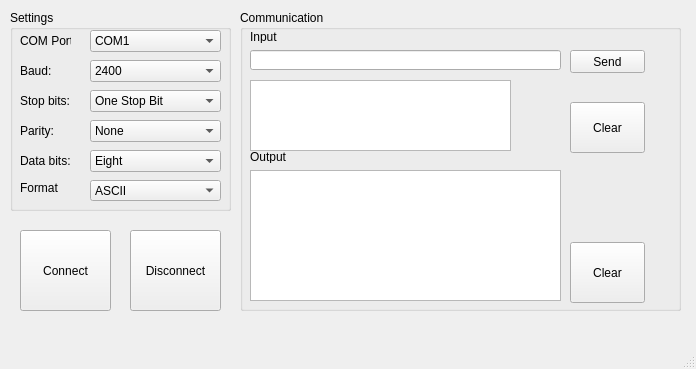
<?xml version="1.0" encoding="UTF-8"?>
<ui version="4.0">
 <class>MainWindow</class>
 <widget class="QMainWindow" name="MainWindow">
  <property name="geometry">
   <rect>
    <x>0</x>
    <y>0</y>
    <width>696</width>
    <height>369</height>
   </rect>
  </property>
  <property name="windowTitle">
   <string>MainWindow</string>
  </property>
  <widget class="QWidget" name="centralwidget">
   <widget class="QGroupBox" name="groupBox">
    <property name="geometry">
     <rect>
      <x>10</x>
      <y>10</y>
      <width>221</width>
      <height>201</height>
     </rect>
    </property>
    <property name="title">
     <string>Settings</string>
    </property>
    <widget class="QLabel" name="label">
     <property name="geometry">
      <rect>
       <x>10</x>
       <y>20</y>
       <width>51</width>
       <height>21</height>
      </rect>
     </property>
     <property name="text">
      <string>COM Port:</string>
     </property>
    </widget>
    <widget class="QComboBox" name="portname">
     <property name="geometry">
      <rect>
       <x>80</x>
       <y>20</y>
       <width>131</width>
       <height>22</height>
      </rect>
     </property>
     <item>
      <property name="text">
       <string>COM1</string>
      </property>
     </item>
    </widget>
    <widget class="QLabel" name="label_2">
     <property name="geometry">
      <rect>
       <x>10</x>
       <y>50</y>
       <width>51</width>
       <height>21</height>
      </rect>
     </property>
     <property name="text">
      <string>Baud:</string>
     </property>
    </widget>
    <widget class="QComboBox" name="baudrate">
     <property name="geometry">
      <rect>
       <x>80</x>
       <y>50</y>
       <width>131</width>
       <height>22</height>
      </rect>
     </property>
     <item>
      <property name="text">
       <string>2400</string>
      </property>
     </item>
     <item>
      <property name="text">
       <string>4800</string>
      </property>
     </item>
     <item>
      <property name="text">
       <string>9600</string>
      </property>
     </item>
     <item>
      <property name="text">
       <string>19200</string>
      </property>
     </item>
     <item>
      <property name="text">
       <string>38400</string>
      </property>
     </item>
    </widget>
    <widget class="QLabel" name="label_3">
     <property name="geometry">
      <rect>
       <x>10</x>
       <y>80</y>
       <width>51</width>
       <height>21</height>
      </rect>
     </property>
     <property name="text">
      <string>Stop bits:</string>
     </property>
    </widget>
    <widget class="QComboBox" name="stopbits">
     <property name="geometry">
      <rect>
       <x>80</x>
       <y>80</y>
       <width>131</width>
       <height>22</height>
      </rect>
     </property>
     <item>
      <property name="text">
       <string>One Stop Bit</string>
      </property>
     </item>
    </widget>
    <widget class="QLabel" name="label_4">
     <property name="geometry">
      <rect>
       <x>10</x>
       <y>110</y>
       <width>51</width>
       <height>21</height>
      </rect>
     </property>
     <property name="text">
      <string>Parity:</string>
     </property>
    </widget>
    <widget class="QComboBox" name="parity">
     <property name="geometry">
      <rect>
       <x>80</x>
       <y>110</y>
       <width>131</width>
       <height>22</height>
      </rect>
     </property>
     <item>
      <property name="text">
       <string>None</string>
      </property>
     </item>
    </widget>
    <widget class="QLabel" name="label_9">
     <property name="geometry">
      <rect>
       <x>10</x>
       <y>140</y>
       <width>51</width>
       <height>21</height>
      </rect>
     </property>
     <property name="text">
      <string>Data bits:</string>
     </property>
    </widget>
    <widget class="QComboBox" name="databits">
     <property name="geometry">
      <rect>
       <x>80</x>
       <y>140</y>
       <width>131</width>
       <height>22</height>
      </rect>
     </property>
     <item>
      <property name="text">
       <string>Eight</string>
      </property>
     </item>
    </widget>
    <widget class="QComboBox" name="comboBox_format">
     <property name="geometry">
      <rect>
       <x>80</x>
       <y>170</y>
       <width>131</width>
       <height>21</height>
      </rect>
     </property>
     <item>
      <property name="text">
       <string>ASCII</string>
      </property>
     </item>
     <item>
      <property name="text">
       <string>BIN</string>
      </property>
     </item>
     <item>
      <property name="text">
       <string>HEX</string>
      </property>
     </item>
    </widget>
    <widget class="QLabel" name="label_7">
     <property name="geometry">
      <rect>
       <x>10</x>
       <y>170</y>
       <width>58</width>
       <height>16</height>
      </rect>
     </property>
     <property name="text">
      <string>Format</string>
     </property>
    </widget>
   </widget>
   <widget class="QPushButton" name="pushButton_connect">
    <property name="geometry">
     <rect>
      <x>20</x>
      <y>230</y>
      <width>91</width>
      <height>81</height>
     </rect>
    </property>
    <property name="text">
     <string>Connect</string>
    </property>
   </widget>
   <widget class="QPushButton" name="pushButton_disconnect">
    <property name="geometry">
     <rect>
      <x>130</x>
      <y>230</y>
      <width>91</width>
      <height>81</height>
     </rect>
    </property>
    <property name="minimumSize">
     <size>
      <width>91</width>
      <height>0</height>
     </size>
    </property>
    <property name="text">
     <string>Disconnect</string>
    </property>
   </widget>
   <widget class="QGroupBox" name="groupBox_3">
    <property name="geometry">
     <rect>
      <x>240</x>
      <y>10</y>
      <width>441</width>
      <height>301</height>
     </rect>
    </property>
    <property name="title">
     <string>Communication</string>
    </property>
    <widget class="QLineEdit" name="lineEdit_input">
     <property name="geometry">
      <rect>
       <x>10</x>
       <y>40</y>
       <width>311</width>
       <height>20</height>
      </rect>
     </property>
    </widget>
    <widget class="QPushButton" name="send">
     <property name="geometry">
      <rect>
       <x>330</x>
       <y>40</y>
       <width>75</width>
       <height>23</height>
      </rect>
     </property>
     <property name="text">
      <string>Send</string>
     </property>
    </widget>
    <widget class="QTextEdit" name="textEdit_output">
     <property name="geometry">
      <rect>
       <x>10</x>
       <y>160</y>
       <width>311</width>
       <height>131</height>
      </rect>
     </property>
    </widget>
    <widget class="QLabel" name="label_5">
     <property name="geometry">
      <rect>
       <x>10</x>
       <y>20</y>
       <width>47</width>
       <height>13</height>
      </rect>
     </property>
     <property name="text">
      <string>Input</string>
     </property>
    </widget>
    <widget class="QLabel" name="label_6">
     <property name="geometry">
      <rect>
       <x>10</x>
       <y>140</y>
       <width>47</width>
       <height>13</height>
      </rect>
     </property>
     <property name="text">
      <string>Output</string>
     </property>
    </widget>
    <widget class="QPushButton" name="clear_output">
     <property name="geometry">
      <rect>
       <x>330</x>
       <y>232</y>
       <width>75</width>
       <height>61</height>
      </rect>
     </property>
     <property name="text">
      <string>Clear</string>
     </property>
    </widget>
    <widget class="QTextEdit" name="textEdit_input">
     <property name="geometry">
      <rect>
       <x>10</x>
       <y>70</y>
       <width>261</width>
       <height>71</height>
      </rect>
     </property>
    </widget>
    <widget class="QPushButton" name="clear_input">
     <property name="geometry">
      <rect>
       <x>330</x>
       <y>92</y>
       <width>75</width>
       <height>51</height>
      </rect>
     </property>
     <property name="text">
      <string>Clear</string>
     </property>
    </widget>
   </widget>
  </widget>
  <widget class="QStatusBar" name="statusbar"/>
  <widget class="QMenuBar" name="menubar">
   <property name="geometry">
    <rect>
     <x>0</x>
     <y>0</y>
     <width>696</width>
     <height>22</height>
    </rect>
   </property>
  </widget>
 </widget>
 <resources/>
 <connections/>
</ui>
